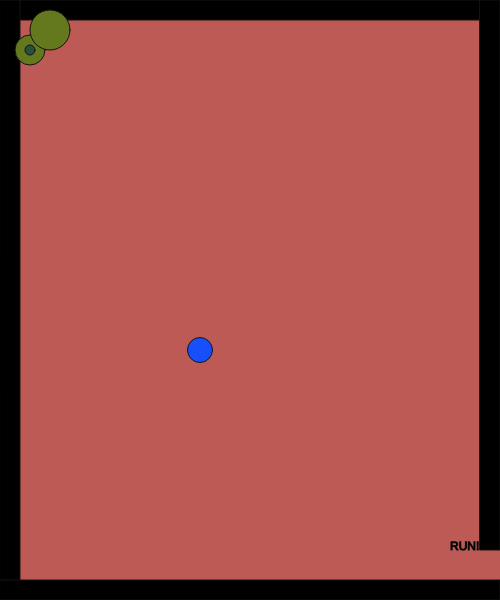
Frame 1 (no input)
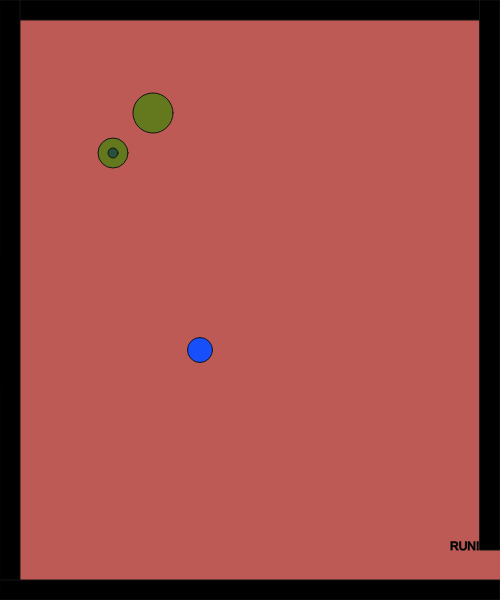
Frame 60 (no input)
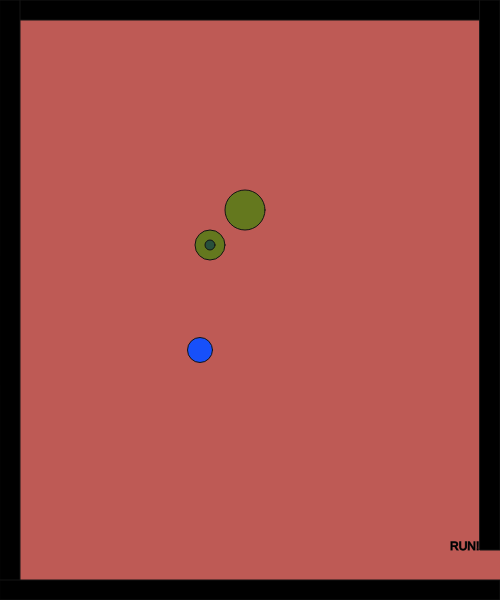
Frame 120 (the mouse pressed at the canvas centre since frame 60)

The p5.js sketch that drew these frames (run headless with seeded random() and noise() and a simulated clock; from frame 60 on, the mouse is pressed at the canvas centre):

// p5.js sketch
// ── sketch.js

var characterX = 100;
var characterY = 100;

var w = 87; 
var s = 83;
var a = 65;
var d = 68;


var shapeX = 30;
var shapeY = 50;
var shapeXSpeed;
var shapeYSpeed;


var mouseShapeX;
var mouseShapeY;
function setup()
{
    createCanvas(500, 600);
    
    shapeXSpeed = Math.floor(Math.random() * (Math.floor(Math.random() * 5)) + 1);
    shapeYSpeed = Math.floor(Math.random() * (Math.floor(Math.random() * 5)) + 1);
    createCharacter(200,350);
}

function draw()
{
    background(190,90,85);
    stroke(20);
    fill(0);
    
    createBorders(20);

    textSize(12);
    text("RUN!", width-50,height-50)

    drawCharacter();
    characterMovement();

    fill(100,120,30);
    circle(shapeX, shapeY, 30);

    circle(shapeY, shapeX, 40)
    
    fill(40,80,60);
    
    circle(shapeX, shapeY, 10);

     
     shapeXSpeed = Math.floor(Math.random() * (Math.floor(Math.random() * 5)) + 1);
     shapeYSpeed = Math.floor(Math.random() * (Math.floor(Math.random() * 5)) + 1);

    
    shapeX += shapeXSpeed;
    shapeY += shapeYSpeed;
    
    if(shapeX > width)
    {
        shapeX = 0;
    }
    if(shapeX < 0)
    {
        shapeX = width;
    }
    if(shapeY > height)
    {
        shapeY = 0;
    }
    if(shapeY < 0)
    {
        shapeY = height;
    }

    
    if(characterX > width && characterY > width-50)
    {
        fill(0);
        stroke(5);
        textSize(26);
        text("Victory!", width/2-50, height/2-50);
    }

   
    fill(40,60,80);
    circle(mouseShapeX, mouseShapeY, 25);
}

function characterMovement()
{
    
    if(keyIsDown(w))
    {
        characterY -= 10;   
    }
    if(keyIsDown(s))
    {
        characterY += 10;   
    }
    if(keyIsDown(a))
    {
        characterX -= 10;   
        console.log("movement: " + characterX);
    }
    if(keyIsDown(d))
    {
        characterX += 10;   
    }
}
function createCharacter(x,y)
{
    characterX = x;
    characterY = y;
    console.log(characterX);
    
    
   // circle(characterX,characterY,25);
}

function drawCharacter()
{
    fill(23,80,250);
    circle(characterX,characterY,25);
}
function createBorders(thickness)
{
    
    rect(0,0,width,thickness);
    
    rect(0,0,thickness,height);
    
    rect(0, height-thickness,width, thickness);
    
    rect(width-thickness,0,thickness,height-50);
}

function mouseClicked()
{
    mouseShapeX = mouseX;
    mouseShapeY = mouseY;
}
/*
function keyPressed() {
    if (keyCode === LEFT_ARROW) {
        characterX -= 10;
    } 
    else if (keyCode === RIGHT_ARROW) {
        characterX += 10;
    }
    else if (keyCode === UP_ARROW) {
        characterY -= 10;
    }
    else if (keyCode === DOWN_ARROW) {
        characterY += 10;
    }
  }
  */
